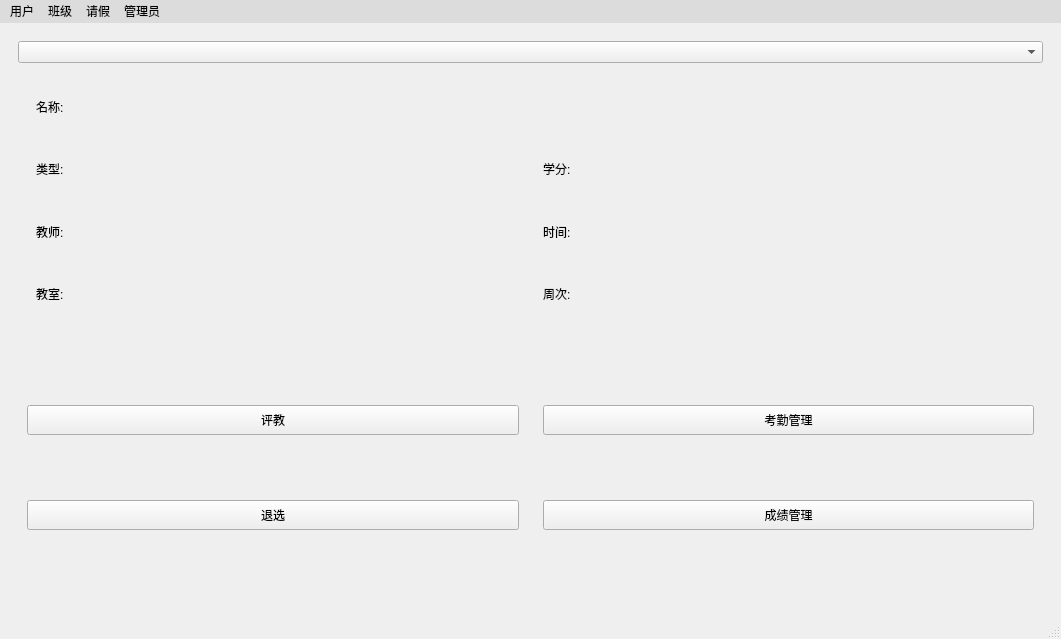
<?xml version="1.0" encoding="UTF-8"?>
<ui version="4.0">
 <class>MainWindow</class>
 <widget class="QMainWindow" name="MainWindow">
  <property name="geometry">
   <rect>
    <x>0</x>
    <y>0</y>
    <width>1061</width>
    <height>639</height>
   </rect>
  </property>
  <property name="windowTitle">
   <string>zeus学生信息管理</string>
  </property>
  <widget class="QWidget" name="centralwidget">
   <layout class="QVBoxLayout" name="verticalLayout_3">
    <item>
     <widget class="QStackedWidget" name="stackedWidget">
      <property name="currentIndex">
       <number>1</number>
      </property>
      <widget class="QWidget" name="pageUserInfo">
       <layout class="QGridLayout" name="gridLayout">
        <item row="0" column="0">
         <spacer name="horizontalSpacer">
          <property name="orientation">
           <enum>Qt::Horizontal</enum>
          </property>
          <property name="sizeHint" stdset="0">
           <size>
            <width>319</width>
            <height>20</height>
           </size>
          </property>
         </spacer>
        </item>
        <item row="0" column="1" rowspan="2">
         <widget class="QWidget" name="widget" native="true">
          <property name="minimumSize">
           <size>
            <width>350</width>
            <height>350</height>
           </size>
          </property>
          <layout class="QVBoxLayout" name="verticalLayout_4">
           <item>
            <widget class="QLabel" name="label">
             <property name="maximumSize">
              <size>
               <width>16777215</width>
               <height>30</height>
              </size>
             </property>
             <property name="font">
              <font>
               <pointsize>18</pointsize>
               <weight>75</weight>
               <bold>true</bold>
              </font>
             </property>
             <property name="text">
              <string>个人信息</string>
             </property>
             <property name="alignment">
              <set>Qt::AlignCenter</set>
             </property>
            </widget>
           </item>
           <item>
            <widget class="QWidget" name="widgetId" native="true">
             <property name="minimumSize">
              <size>
               <width>250</width>
               <height>50</height>
              </size>
             </property>
             <layout class="QHBoxLayout" name="horizontalLayout">
              <item>
               <widget class="QLabel" name="labelIdTitle">
                <property name="minimumSize">
                 <size>
                  <width>0</width>
                  <height>0</height>
                 </size>
                </property>
                <property name="maximumSize">
                 <size>
                  <width>40</width>
                  <height>16777215</height>
                 </size>
                </property>
                <property name="text">
                 <string>工号:</string>
                </property>
               </widget>
              </item>
              <item>
               <widget class="QLabel" name="labelIdContent">
                <property name="text">
                 <string/>
                </property>
               </widget>
              </item>
             </layout>
            </widget>
           </item>
           <item>
            <widget class="QWidget" name="widgetName" native="true">
             <property name="minimumSize">
              <size>
               <width>250</width>
               <height>50</height>
              </size>
             </property>
             <layout class="QHBoxLayout" name="horizontalLayout_12">
              <item>
               <widget class="QLabel" name="labelAccountNameTitle">
                <property name="minimumSize">
                 <size>
                  <width>0</width>
                  <height>0</height>
                 </size>
                </property>
                <property name="maximumSize">
                 <size>
                  <width>40</width>
                  <height>16777215</height>
                 </size>
                </property>
                <property name="text">
                 <string>姓名:</string>
                </property>
               </widget>
              </item>
              <item>
               <widget class="QLabel" name="labelAccountNameContent">
                <property name="text">
                 <string/>
                </property>
               </widget>
              </item>
             </layout>
            </widget>
           </item>
           <item>
            <widget class="QWidget" name="widgetAccountType" native="true">
             <property name="minimumSize">
              <size>
               <width>250</width>
               <height>50</height>
              </size>
             </property>
             <layout class="QHBoxLayout" name="horizontalLayout_2">
              <item>
               <widget class="QLabel" name="labelAccountTypeTitle">
                <property name="maximumSize">
                 <size>
                  <width>40</width>
                  <height>16777215</height>
                 </size>
                </property>
                <property name="text">
                 <string>身份:</string>
                </property>
               </widget>
              </item>
              <item>
               <widget class="QLabel" name="labelAccountTypeContent">
                <property name="text">
                 <string/>
                </property>
               </widget>
              </item>
             </layout>
            </widget>
           </item>
           <item>
            <widget class="QWidget" name="widgetPhone" native="true">
             <property name="minimumSize">
              <size>
               <width>250</width>
               <height>50</height>
              </size>
             </property>
             <layout class="QHBoxLayout" name="horizontalLayout_3">
              <item>
               <widget class="QLabel" name="labelPhoneTitle">
                <property name="maximumSize">
                 <size>
                  <width>40</width>
                  <height>16777215</height>
                 </size>
                </property>
                <property name="text">
                 <string>电话:</string>
                </property>
               </widget>
              </item>
              <item>
               <widget class="QLabel" name="labelPhoneContent">
                <property name="text">
                 <string/>
                </property>
               </widget>
              </item>
             </layout>
            </widget>
           </item>
           <item>
            <widget class="QWidget" name="widgetClass" native="true">
             <property name="minimumSize">
              <size>
               <width>250</width>
               <height>50</height>
              </size>
             </property>
             <layout class="QHBoxLayout" name="horizontalLayout_4">
              <item>
               <widget class="QLabel" name="labelMyClassTitle">
                <property name="maximumSize">
                 <size>
                  <width>45</width>
                  <height>16777215</height>
                 </size>
                </property>
                <property name="text">
                 <string>年级组:</string>
                </property>
               </widget>
              </item>
              <item>
               <widget class="QLabel" name="labelMyClassContent">
                <property name="text">
                 <string/>
                </property>
               </widget>
              </item>
             </layout>
            </widget>
           </item>
          </layout>
         </widget>
        </item>
        <item row="1" column="2">
         <spacer name="horizontalSpacer_2">
          <property name="orientation">
           <enum>Qt::Horizontal</enum>
          </property>
          <property name="sizeHint" stdset="0">
           <size>
            <width>318</width>
            <height>20</height>
           </size>
          </property>
         </spacer>
        </item>
       </layout>
      </widget>
      <widget class="QWidget" name="pageMyClass">
       <layout class="QGridLayout" name="gridLayout_4">
        <item row="2" column="1">
         <widget class="QWidget" name="widget_3" native="true">
          <layout class="QVBoxLayout" name="verticalLayout_2">
           <item>
            <widget class="QPushButton" name="pushButtonCauseCheck">
             <property name="minimumSize">
              <size>
               <width>100</width>
               <height>30</height>
              </size>
             </property>
             <property name="text">
              <string>考勤管理</string>
             </property>
            </widget>
           </item>
           <item>
            <widget class="QPushButton" name="pushButtonGrade">
             <property name="minimumSize">
              <size>
               <width>100</width>
               <height>30</height>
              </size>
             </property>
             <property name="text">
              <string>成绩管理</string>
             </property>
            </widget>
           </item>
          </layout>
         </widget>
        </item>
        <item row="1" column="0" colspan="2">
         <widget class="QWidget" name="widget_2" native="true">
          <layout class="QGridLayout" name="gridLayout_3">
           <item row="0" column="0">
            <widget class="QWidget" name="widgetId_8" native="true">
             <property name="minimumSize">
              <size>
               <width>250</width>
               <height>50</height>
              </size>
             </property>
             <layout class="QHBoxLayout" name="horizontalLayout_11">
              <item>
               <widget class="QLabel" name="labelCauseNameTitle">
                <property name="minimumSize">
                 <size>
                  <width>0</width>
                  <height>0</height>
                 </size>
                </property>
                <property name="maximumSize">
                 <size>
                  <width>40</width>
                  <height>16777215</height>
                 </size>
                </property>
                <property name="text">
                 <string>名称:</string>
                </property>
               </widget>
              </item>
              <item>
               <widget class="QLabel" name="labelCauseNameContent">
                <property name="text">
                 <string/>
                </property>
               </widget>
              </item>
             </layout>
            </widget>
           </item>
           <item row="1" column="0">
            <widget class="QWidget" name="widgetId_2" native="true">
             <property name="minimumSize">
              <size>
               <width>250</width>
               <height>50</height>
              </size>
             </property>
             <layout class="QHBoxLayout" name="horizontalLayout_5">
              <item>
               <widget class="QLabel" name="labelCauseTypeTitle">
                <property name="minimumSize">
                 <size>
                  <width>0</width>
                  <height>0</height>
                 </size>
                </property>
                <property name="maximumSize">
                 <size>
                  <width>40</width>
                  <height>16777215</height>
                 </size>
                </property>
                <property name="text">
                 <string>类型:</string>
                </property>
               </widget>
              </item>
              <item>
               <widget class="QLabel" name="labelCauseTypeContent">
                <property name="text">
                 <string/>
                </property>
               </widget>
              </item>
             </layout>
            </widget>
           </item>
           <item row="1" column="1">
            <widget class="QWidget" name="widgetId_5" native="true">
             <property name="minimumSize">
              <size>
               <width>250</width>
               <height>50</height>
              </size>
             </property>
             <layout class="QHBoxLayout" name="horizontalLayout_8">
              <item>
               <widget class="QLabel" name="labelCauseScoreTitle">
                <property name="minimumSize">
                 <size>
                  <width>0</width>
                  <height>0</height>
                 </size>
                </property>
                <property name="maximumSize">
                 <size>
                  <width>40</width>
                  <height>16777215</height>
                 </size>
                </property>
                <property name="text">
                 <string>学分:</string>
                </property>
               </widget>
              </item>
              <item>
               <widget class="QLabel" name="labelCauseScoreContent">
                <property name="text">
                 <string/>
                </property>
               </widget>
              </item>
             </layout>
            </widget>
           </item>
           <item row="2" column="0">
            <widget class="QWidget" name="widgetId_3" native="true">
             <property name="minimumSize">
              <size>
               <width>250</width>
               <height>50</height>
              </size>
             </property>
             <layout class="QHBoxLayout" name="horizontalLayout_6">
              <item>
               <widget class="QLabel" name="labelCauseTeacherTitle">
                <property name="minimumSize">
                 <size>
                  <width>0</width>
                  <height>0</height>
                 </size>
                </property>
                <property name="maximumSize">
                 <size>
                  <width>40</width>
                  <height>16777215</height>
                 </size>
                </property>
                <property name="text">
                 <string>教师:</string>
                </property>
               </widget>
              </item>
              <item>
               <widget class="QLabel" name="labelCauseTeacherContent">
                <property name="text">
                 <string/>
                </property>
               </widget>
              </item>
             </layout>
            </widget>
           </item>
           <item row="2" column="1">
            <widget class="QWidget" name="widgetId_6" native="true">
             <property name="minimumSize">
              <size>
               <width>250</width>
               <height>50</height>
              </size>
             </property>
             <layout class="QHBoxLayout" name="horizontalLayout_9">
              <item>
               <widget class="QLabel" name="labelCauseTimeTitle">
                <property name="minimumSize">
                 <size>
                  <width>0</width>
                  <height>0</height>
                 </size>
                </property>
                <property name="maximumSize">
                 <size>
                  <width>40</width>
                  <height>16777215</height>
                 </size>
                </property>
                <property name="text">
                 <string>时间:</string>
                </property>
               </widget>
              </item>
              <item>
               <widget class="QLabel" name="labelCauseTimeContent">
                <property name="text">
                 <string/>
                </property>
               </widget>
              </item>
             </layout>
            </widget>
           </item>
           <item row="3" column="0">
            <widget class="QWidget" name="widgetId_4" native="true">
             <property name="minimumSize">
              <size>
               <width>250</width>
               <height>50</height>
              </size>
             </property>
             <layout class="QHBoxLayout" name="horizontalLayout_7">
              <item>
               <widget class="QLabel" name="labelCauseClassroomTitle">
                <property name="minimumSize">
                 <size>
                  <width>0</width>
                  <height>0</height>
                 </size>
                </property>
                <property name="maximumSize">
                 <size>
                  <width>40</width>
                  <height>16777215</height>
                 </size>
                </property>
                <property name="text">
                 <string>教室:</string>
                </property>
               </widget>
              </item>
              <item>
               <widget class="QLabel" name="labelCauseClassroomContent">
                <property name="text">
                 <string/>
                </property>
               </widget>
              </item>
             </layout>
            </widget>
           </item>
           <item row="3" column="1">
            <widget class="QWidget" name="widgetId_7" native="true">
             <property name="minimumSize">
              <size>
               <width>250</width>
               <height>50</height>
              </size>
             </property>
             <layout class="QHBoxLayout" name="horizontalLayout_10">
              <item>
               <widget class="QLabel" name="labelCauseWeekTitle">
                <property name="minimumSize">
                 <size>
                  <width>0</width>
                  <height>0</height>
                 </size>
                </property>
                <property name="maximumSize">
                 <size>
                  <width>40</width>
                  <height>16777215</height>
                 </size>
                </property>
                <property name="text">
                 <string>周次:</string>
                </property>
               </widget>
              </item>
              <item>
               <widget class="QLabel" name="labelCauseWeekContent">
                <property name="text">
                 <string/>
                </property>
               </widget>
              </item>
             </layout>
            </widget>
           </item>
          </layout>
         </widget>
        </item>
        <item row="0" column="0" colspan="2">
         <widget class="QComboBox" name="comboMyClass"/>
        </item>
        <item row="2" column="0">
         <widget class="QWidget" name="widget_4" native="true">
          <property name="minimumSize">
           <size>
            <width>100</width>
            <height>0</height>
           </size>
          </property>
          <layout class="QVBoxLayout" name="verticalLayout">
           <item>
            <widget class="QPushButton" name="pushButtonEvalute">
             <property name="minimumSize">
              <size>
               <width>100</width>
               <height>30</height>
              </size>
             </property>
             <property name="text">
              <string>评教</string>
             </property>
            </widget>
           </item>
           <item>
            <widget class="QPushButton" name="pushButtonAbandonChoose">
             <property name="minimumSize">
              <size>
               <width>100</width>
               <height>30</height>
              </size>
             </property>
             <property name="text">
              <string>退选</string>
             </property>
            </widget>
           </item>
          </layout>
         </widget>
        </item>
       </layout>
      </widget>
     </widget>
    </item>
   </layout>
  </widget>
  <widget class="QMenuBar" name="menubar">
   <property name="geometry">
    <rect>
     <x>0</x>
     <y>0</y>
     <width>1061</width>
     <height>22</height>
    </rect>
   </property>
   <property name="styleSheet">
    <string notr="true">background: rgb(220, 220, 220)</string>
   </property>
   <property name="nativeMenuBar">
    <bool>false</bool>
   </property>
   <widget class="QMenu" name="menuUser">
    <property name="title">
     <string>用户</string>
    </property>
    <addaction name="actionUserInfo"/>
    <addaction name="actionExit"/>
   </widget>
   <widget class="QMenu" name="menuClass">
    <property name="title">
     <string>班级</string>
    </property>
    <addaction name="actionMyClass"/>
    <addaction name="actionChooseClass"/>
    <addaction name="actionCreateClass"/>
   </widget>
   <widget class="QMenu" name="menuLeave">
    <property name="title">
     <string>请假</string>
    </property>
    <addaction name="actionLeaveAsk"/>
    <addaction name="actionLaeveControl"/>
   </widget>
   <widget class="QMenu" name="menuAdmin">
    <property name="title">
     <string>管理员</string>
    </property>
    <widget class="QMenu" name="menuAdd">
     <property name="title">
      <string>添加</string>
     </property>
     <addaction name="actionAddTeacher"/>
     <addaction name="actionAddClass"/>
     <addaction name="actionAddGrand"/>
    </widget>
    <widget class="QMenu" name="menuDataControl">
     <property name="title">
      <string>数据管理</string>
     </property>
     <addaction name="actionAllClass"/>
     <addaction name="actionAllGrand"/>
     <addaction name="actionAllStudent"/>
     <addaction name="actionAllCause"/>
    </widget>
    <addaction name="actionStatusControl"/>
    <addaction name="menuAdd"/>
    <addaction name="menuDataControl"/>
   </widget>
   <addaction name="menuUser"/>
   <addaction name="menuClass"/>
   <addaction name="menuLeave"/>
   <addaction name="menuAdmin"/>
  </widget>
  <widget class="QStatusBar" name="statusbar"/>
  <action name="actionUserInfo">
   <property name="text">
    <string>我的信息</string>
   </property>
  </action>
  <action name="actionExit">
   <property name="text">
    <string>退出登录</string>
   </property>
  </action>
  <action name="actionMyClass">
   <property name="text">
    <string>我的课程</string>
   </property>
  </action>
  <action name="actionChooseClass">
   <property name="text">
    <string>选择课程</string>
   </property>
  </action>
  <action name="actionCreateClass">
   <property name="text">
    <string>创建课程</string>
   </property>
  </action>
  <action name="actionLeaveAsk">
   <property name="text">
    <string>请假申请</string>
   </property>
  </action>
  <action name="actionLaeveControl">
   <property name="text">
    <string>请假审批</string>
   </property>
  </action>
  <action name="actionStatusControl">
   <property name="text">
    <string>状态管理</string>
   </property>
  </action>
  <action name="actionAddTeacher">
   <property name="text">
    <string>添加教师</string>
   </property>
  </action>
  <action name="actionAddClass">
   <property name="text">
    <string>添加班级</string>
   </property>
  </action>
  <action name="actionAddGrand">
   <property name="text">
    <string>添加年级组</string>
   </property>
  </action>
  <action name="actionAllClass">
   <property name="text">
    <string>班级</string>
   </property>
  </action>
  <action name="actionAllGrand">
   <property name="text">
    <string>年级</string>
   </property>
  </action>
  <action name="actionAllStudent">
   <property name="text">
    <string>学生/教师</string>
   </property>
  </action>
  <action name="actionAllCause">
   <property name="text">
    <string>课程</string>
   </property>
  </action>
 </widget>
 <resources/>
 <connections/>
</ui>
